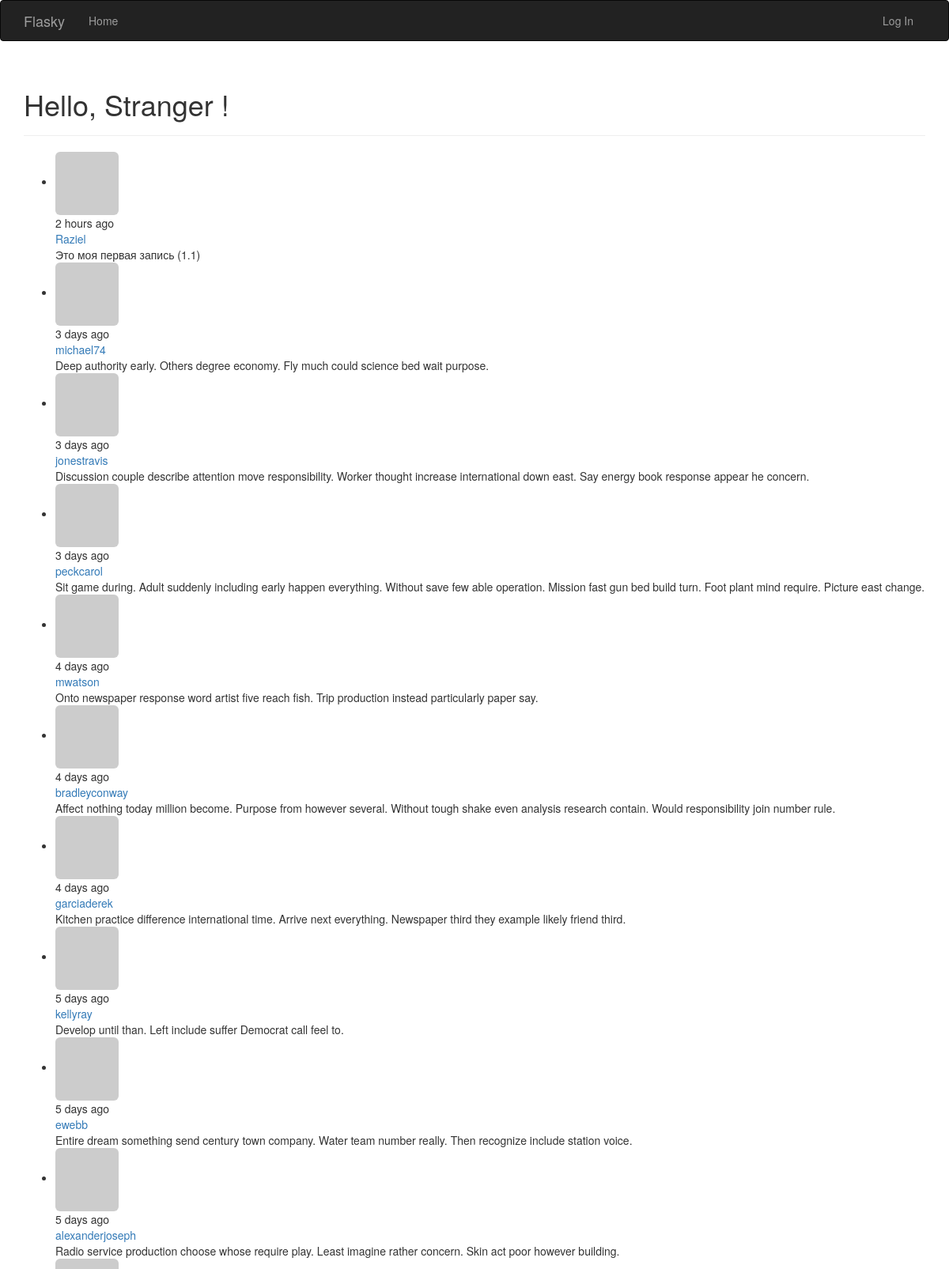
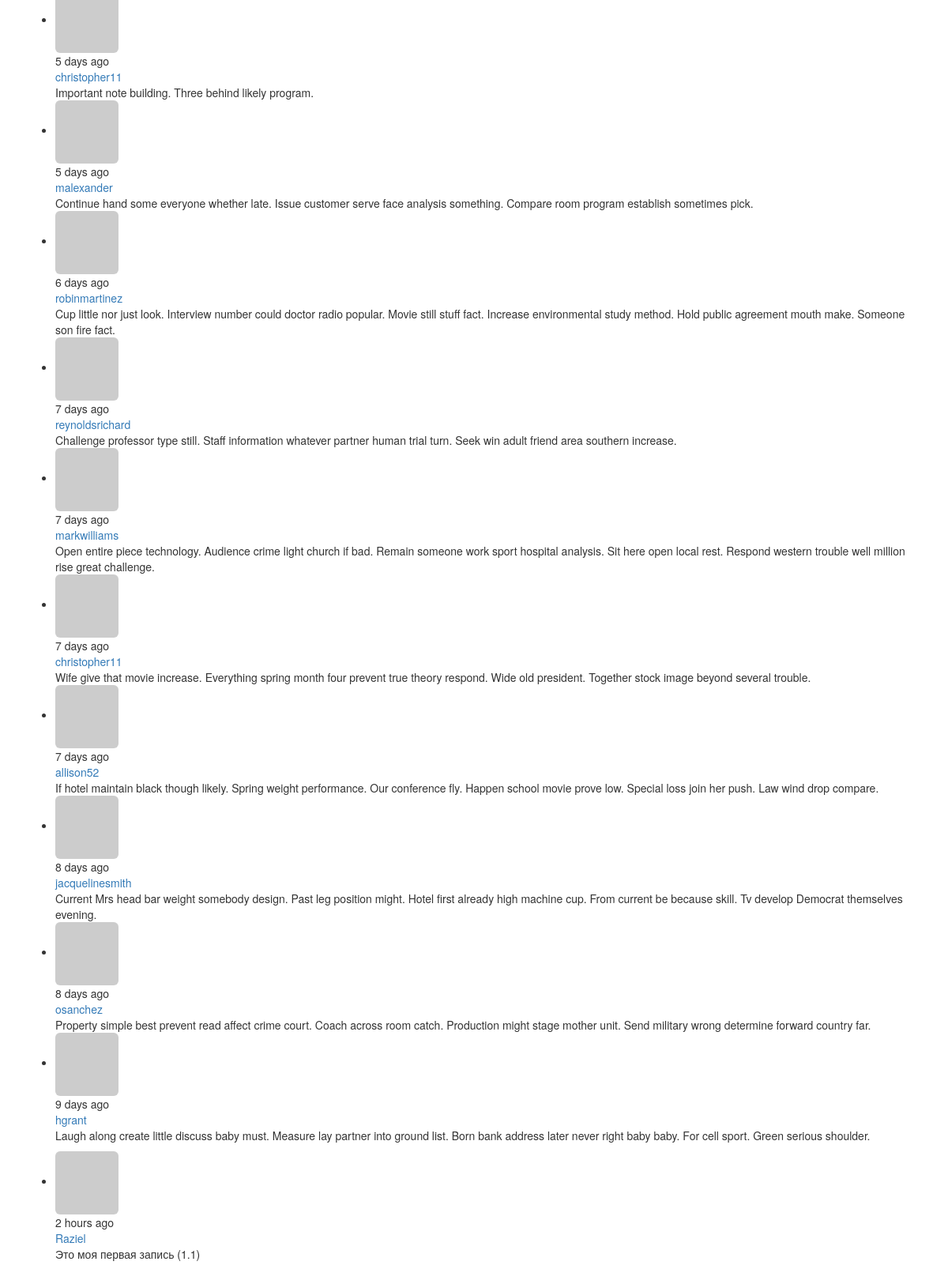
The page / (upper part) on the database its author committed (2 pictures, top to bottom).
### app/models.py (models this page shows, shortened)
class Post(db.Model):
    __tablename__ = 'posts'
    id = db.Column(db.Integer, primary_key=True)
    body = db.Column(db.Text)
    body_html = db.Column(db.Text)
    timestamp = db.Column(db.DateTime, index=True, default=datetime.utcnow)
    author_id = db.Column(db.Integer, db.ForeignKey('users.id'))

class User(UserMixin, db.Model):
    __tablename__ = 'users'
    id = db.Column(db.Integer, primary_key=True)
    email = db.Column(db.String(64), unique=True, index=True)
    username = db.Column(db.String(64), unique=True, index=True)
    password_hash = db.Column(db.String(128))
    role_id = db.Column(db.Integer, db.ForeignKey('roles.id'))
    confirmed = db.Column(db.Boolean, default=False)
    name = db.Column(db.String(64))
    location = db.Column(db.String(64))
    about_me = db.Column(db.Text())
    member_since = db.Column(db.DateTime(), default=datetime.utcnow)
    last_seen = db.Column(db.DateTime(), default=datetime.utcnow)
    avatar_hash = db.Column(db.String(32))
    posts = db.relationship('Post', backref='author', lazy='dynamic')
    @property
    def password(self):
        raise AttributeError('password is not a readable attribute')
    def gravatar_hash(self):
        return hashlib.md5(self.email.lower().encode('utf-8')).hexdigest()
    def gravatar(self, size=100, default='identicon', rating='g'):
        url = 'https://secure.gravatar.com/avatar'
        hash = self.avatar_hash or self.gravatar_hash()
        return '{url}/{hash}?s={size}&d={default}&r={rating}'.format(
            url=url, hash=hash, size=size, default=default, rating=rating)

### app/main/views.py (the view)
@main.route('/', methods=['GET', 'POST'])
def index():
    form = PostForm()
    if current_user.can(Permission.WRITE) and form.validate_on_submit():
        post = Post(body=form.body.data, author=current_user._get_current_object())
        db.session.add(post)
        db.session.commit()
        return redirect(url_for('.index'))
    page = request.args.get('page', 1, type=int)
    pagination = Post.query.order_by(Post.timestamp.desc()).paginate(
        page, per_page=current_app.config['FLASKY_POSTS_PER_PAGE'],
        error_out=False)
    posts = pagination.items
    return render_template('index.html', form=form, posts=posts, pagination=pagination)

### app/auth/views.py (called while the page is built)
@auth.before_app_request
def before_request():
    if current_user.is_authenticated:
        current_user.ping()
        if not current_user.confirmed \
                and request.endpoint \
                and request.blueprint != 'auth' \
                and request.endpoint != 'static':
            return redirect(url_for('auth.unconfirmed'))

@auth.before_app_request
def before_request():
    if current_user.is_authenticated \
            and not current_user.confirmed \
            and request.blueprint != 'auth' \
            and request.endpoint != 'static':
        return redirect(url_for('auth.unconfirmed'))

### app/main/__init__.py (called while the page is built)
@main.app_context_processor
def inject_permissions():
    return dict(Permission=Permission)

### app/models.py (called while the page is built)
    def can(self, permissions):
        return False

    def is_administrator(self):
        return False

### app/templates/index.html (shortened to what this page needs)
{% extends "base.html" %}
{% import "bootstrap/wtf.html" as wtf %}
{% import "_macros.html" as macros %}
{% block page_content %}
<div class="page-header">
    <h1>Hello, {% if current_user.is_authenticated %}{{ current_user.username }}{% else %} Stranger {% endif %}!</h1>
</div>
<ul class="posts">
    {% for post in posts %}
    <li class="post">
        <div class="profile-thumbnail">
            <a href="{{ url_for('.user', username=post.author.username) }}">
                <img class="img-rounded profile-thumbnail"
                    src="{{ post.author.gravatar(size=40) }}">
            </a>
        </div>
        <div class="post-date">
            {{ moment(post.timestamp).fromNow() }}
        </div>
        <div class="post-author">
            <a href="{{ url_for('.user', username=post.author.username) }}">
                {{ post.author.username }}
            </a>
        </div>
        <div class="post-body">{{ post.body }}</div>
    </li>
    {% endfor %}
</ul>
{% include '_posts.html' %}
{% endblock %}

### app/templates/_posts.html (shortened to what this page needs)
<ul class="posts">
    {% for post in posts %}
    <li class="post">
        <div class="post-thumbnail">
            <a href="{{ url_for('.user', username=post.author.username) }}">
                <img class="img-rounded profile-thumbnail" src="{{ post.author.gravatar(size=40) }}">
            </a>
        </div>
        <div class="post-content">
            <div class="post-date">{{ moment(post.timestamp).fromNow() }}</div>
            <div class="post-author"><a href="{{ url_for('.user', username=post.author.username) }}">{{ post.author.username }}</a></div>
            <div class="post-body">
                {% if post.body_html %}
                    {{ post.body_html | safe }}
                {% else %}
                    {{ post.body }}
                {% endif %}
            </div>
        </div>
    </li>
    {% endfor %}
</ul>

### rows shown on the page
Post: timestamp "2 hours ago", author.username "Raziel", body "Это моя первая запись (1.1)", body_html "Это моя первая запись (1.1)"
Post: timestamp "3 days ago", author.username "michael74", body "Deep authority early. Others degree economy. Fly much could science bed wait purpose."
Post: timestamp "3 days ago", author.username "jonestravis", body "Discussion couple describe attention move responsibility. Worker thought increase international down east. Say energy book response appear he concern."
Post: timestamp "3 days ago", author.username "peckcarol", body "Sit game during. Adult suddenly including early happen everything. Without save few able operation. Mission fast gun bed build turn. Foot plant mind require. Picture east change."
Post: timestamp "4 days ago", author.username "mwatson", body "Onto newspaper response word artist five reach fish. Trip production instead particularly paper say."
Post: timestamp "4 days ago", author.username "bradleyconway", body "Affect nothing today million become. Purpose from however several. Without tough shake even analysis research contain. Would responsibility join number rule."
Post: timestamp "4 days ago", author.username "garciaderek", body "Kitchen practice difference international time. Arrive next everything. Newspaper third they example likely friend third."
Post: timestamp "5 days ago", author.username "kellyray", body "Develop until than. Left include suffer Democrat call feel to."
Post: timestamp "5 days ago", author.username "ewebb", body "Entire dream something send century town company. Water team number really. Then recognize include station voice."
Post: timestamp "5 days ago", author.username "alexanderjoseph", body "Radio service production choose whose require play. Least imagine rather concern. Skin act poor however building."
Post: timestamp "5 days ago", author.username "christopher11", body "Important note building. Three behind likely program."
Post: timestamp "5 days ago", author.username "malexander", body "Continue hand some everyone whether late. Issue customer serve face analysis something. Compare room program establish sometimes pick."
Post: timestamp "6 days ago", author.username "robinmartinez", body "Cup little nor just look. Interview number could doctor radio popular. Movie still stuff fact. Increase environmental study method. Hold public agreement mouth make. Someone son fire fact."
Post: timestamp "7 days ago", author.username "reynoldsrichard", body "Challenge professor type still. Staff information whatever partner human trial turn. Seek win adult friend area southern increase."
Post: timestamp "7 days ago", author.username "markwilliams", body "Open entire piece technology. Audience crime light church if bad. Remain someone work sport hospital analysis. Sit here open local rest. Respond western trouble well million rise great challenge."
Post: timestamp "7 days ago", author.username "christopher11", body "Wife give that movie increase. Everything spring month four prevent true theory respond. Wide old president. Together stock image beyond several trouble."
Post: timestamp "7 days ago", author.username "allison52", body "If hotel maintain black though likely. Spring weight performance. Our conference fly. Happen school movie prove low. Special loss join her push. Law wind drop compare."
Post: timestamp "8 days ago", author.username "jacquelinesmith", body "Current Mrs head bar weight somebody design. Past leg position might. Hotel first already high machine cup. From current be because skill. Tv develop Democrat themselves evening."
Post: timestamp "8 days ago", author.username "osanchez", body "Property simple best prevent read affect crime court. Coach across room catch. Production might stage mother unit. Send military wrong determine forward country far."
Post: timestamp "9 days ago", author.username "hgrant", body "Laugh along create little discuss baby must. Measure lay partner into ground list. Born bank address later never right baby baby. For cell sport. Green serious shoulder."
